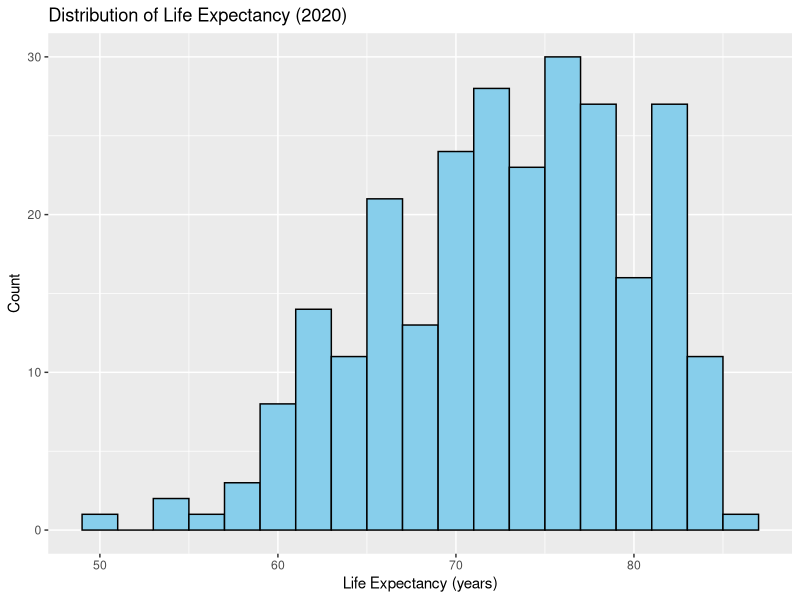
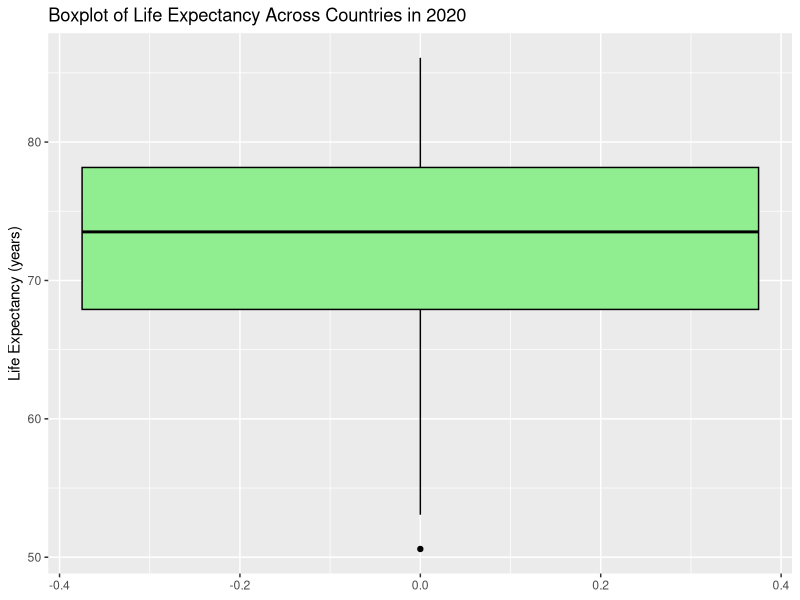
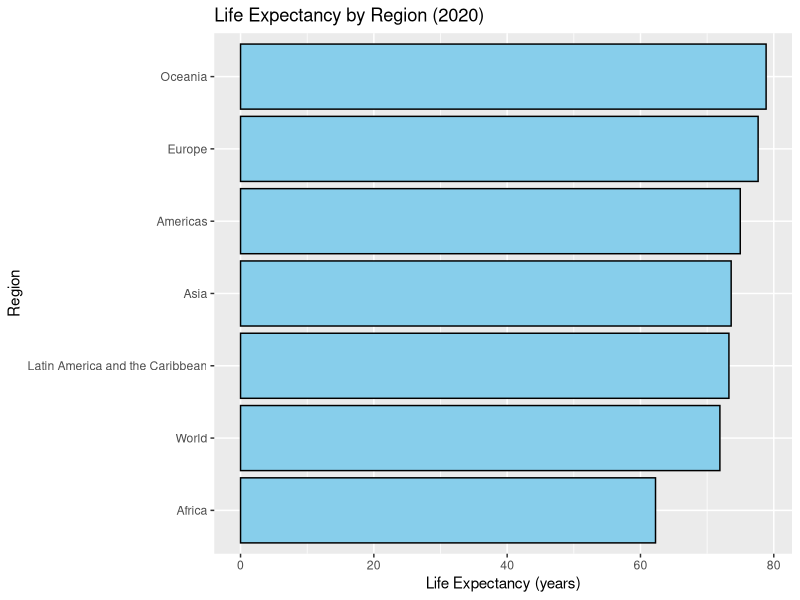

The R script that drew these images, in order:
## ---- chunk 1
knitr::opts_chunk$set(echo = TRUE, warning = FALSE, message = FALSE)
library(ggplot2)
library(dplyr)
library(readr)
library(knitr)
## ---- chunk 2
data <- read_csv("life expectancy.csv")
data_2020 <- data %>%
  filter(Year == 2020) %>%
  rename(LifeExp = `Life expectancy`) %>%
  filter(!is.na(LifeExp))
kable(head(data_2020, 5), caption = "First 5 Country-Level Observations (2020)")
## ---- chunk 3
reg_data <- read_csv("region life expectancy.csv")
reg_data_2020 <- reg_data %>%
  filter(Year == 2020) %>%
  rename(LifeExp = `Life expectancy`) %>%
  filter(!is.na(LifeExp))
kable(reg_data_2020, caption = "Regional Life Expectancy Values (2020)")
## ---- chunk 4
#Five-Number Summary
summary_stats <- data_2020 %>%
  summarize(
    Mean = mean(LifeExp),
    Median = median(LifeExp),
    StdDev = sd(LifeExp),
    Min = min(LifeExp),
    Max = max(LifeExp),
    N = n()
  )

kable(summary_stats, caption = "Global Life Expectancy Summary Statistics (2020)")

#Bottom 5 Countries
bottom_countries <- data_2020 %>%
  arrange(LifeExp) %>%
  slice(1:5) %>%
  select(Entity, LifeExp)

kable(bottom_countries, caption = "Countries/Territories with the Lowest Life Expectancy in 2020")
## ---- chunk 5
#Top 5 Countries
top_countries <- data_2020 %>%
  arrange(desc(LifeExp)) %>%
  slice(1:5) %>%
  select(Entity, LifeExp)

kable(top_countries, caption = "Countries/Territories with the Highest Life Expectancy in 2020")
## ---- chunk 6
# Histogram
ggplot(data_2020,aes(x =LifeExp)) +
geom_histogram(binwidth= 2, fill ="skyblue", color= "black")+
labs(title= "Distribution of Life Expectancy (2020)",
x = "Life Expectancy (years)",
y = "Count")
## ---- chunk 7
ggplot(data_2020,aes(y =LifeExp)) +
geom_boxplot(fill= "lightgreen",color ="black") +
labs(
title= "Boxplot of Life Expectancy Across Countries in 2020",
y ="Life Expectancy (years)"
)
## ---- chunk 8
ggplot(reg_data_2020, aes(x = reorder(Entity, LifeExp), y = LifeExp)) +
  geom_col(fill = "skyblue", color = "black") +
  labs(
    title = "Life Expectancy by Region (2020)",
    x = "Region",
    y = "Life Expectancy (years)"
  ) +
  coord_flip()
